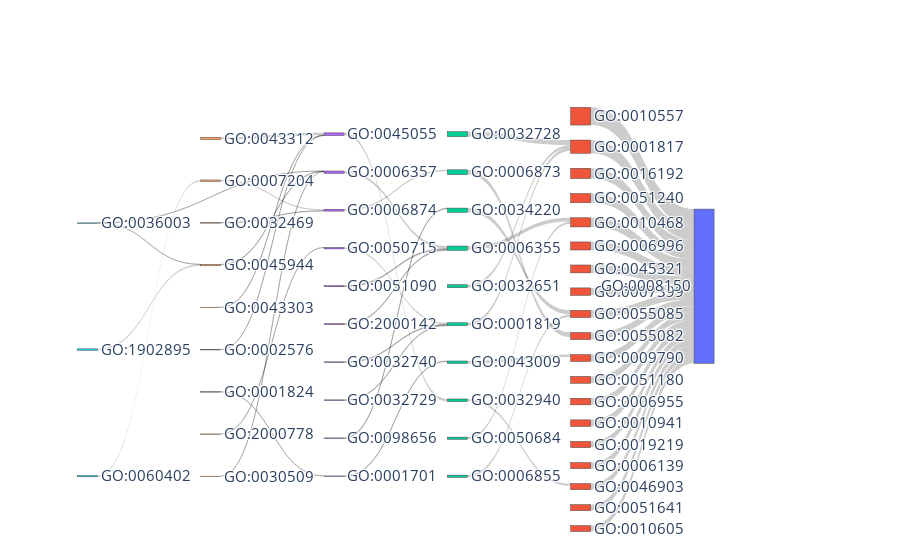

The cell this chart's notebook holds for it:
### Code cell
brca_sankey = plot_sankey(sankey_value_tracing_brca, sankey_source_tracing_brca, sankey_target_tracing_brca,
                node_label, back_tracing_color_tracing_brca, back_tracing_level_tracing_brca, positive_flow=True, go_dag=go_dag, 
                filename='Sankey_Tracing_BRCA')

### Figure 1 — Plotly figure (JSON) as saved in the notebook; plotly's stock layout.template omitted (floating-point values rounded to 4 significant figures)
{"data": [{"arrangement": "snap", "link": {"source": [0, 1, 2, 3, 4, 5, 6, 7, 8, 9, 10, 11, 12, 13, 14, 15, 16, 17, 18, 19, 20, 21, 22, 23, 24, 25, 26, 27, 28, 29, 30, 31, 32, 33, 34, 35, 36, 37, 38, 39, 40, 41, 42, 43, 44, 45, 46, 47, 48, 49, 50, 48], "target": [51, 51, 51, 51, 51, 51, 51, 51, 51, 51, 51, 51, 51, 51, 51, 51, 51, 51, 51, 1, 9, 8, 4, 1, 1, 10, 16, 4, 8, 26, 22, 20, 24, 22, 22, 24, 24, 21, 25, 29, 31, 31, 30, 29, 29, 38, 32, 30, 30, 42, 40, 42], "value": [0.05409, 0.04039, 0.03141, 0.02826, 0.02804, 0.02459, 0.02418, 0.02269, 0.02216, 0.02152, 0.02086, 0.02085, 0.0202, 0.02017, 0.01876, 0.01846, 0.01844, 0.01832, 0.01802, 0.01505, 0.0145, 0.01293, 0.01148, 0.008801, 0.008713, 0.007312, 0.006805, 0.00658, 0.006534, 0.007394, 0.007263, 0.004713, 0.004398, 0.002961, 0.002735, 0.002195, 0.002094, 0.001836, 0.001552, 0.007113, 0.004156, 0.001363, 0.00122, 0.0006441, 0.0004674, 0.0004554, 0.0001588, 0.0001444, 2.71e-06, 0.004399, 0.003721, 3.325e-06]}, "node": {"color": ["#EF553B", "#EF553B", "#EF553B", "#EF553B", "#EF553B", "#EF553B", "#EF553B", "#EF553B", "#EF553B", "#EF553B", "#EF553B", "#EF553B", "#EF553B", "#EF553B", "#EF553B", "#EF553B", "#EF553B", "#EF553B", "#EF553B", "#00CC96", "#00CC96", "#00CC96", "#00CC96", "#00CC96", "#00CC96", "#00CC96", "#00CC96", "#00CC96", "#00CC96", "#AB63FA", "#AB63FA", "#AB63FA", "#AB63FA", "#AB63FA", "#AB63FA", "#AB63FA", "#AB63FA", "#AB63FA", "#AB63FA", "#FFA15A", "#FFA15A", "#FFA15A", "#FFA15A", "#FFA15A", "#FFA15A", "#FFA15A", "#FFA15A", "#FFA15A", "#19D3F3", "#19D3F3", "#19D3F3", "#636EFA"], "customdata": ["positive regulation of macromolecule biosynthetic process", "regulation of cytokine production", "vesicle-mediated transport", "positive regulation of multicellular organismal process", "regulation of gene expression", "organelle organization", "leukocyte activation", "nervous system development", "transmembrane transport", "intracellular chemical homeostasis", "embryo development", "vitamin transport", "immune response", "GO:0010941", "regulation of nucleobase-containing compound metabolic process", "nucleobase-containing compound metabolic process", "secretion", "cellular localization", "negative regulation of macromolecule metabolic process", "positive regulation of interferon-beta production", "intracellular monoatomic ion homeostasis", "monoatomic ion transmembrane transport", "regulation of DNA-templated transcription", "regulation of interleukin-1 beta production", "positive regulation of cytokine production", "chordate embryonic development", "secretion by cell", "regulation of mRNA processing", "xenobiotic transmembrane transport", "regulated exocytosis", "regulation of transcription by RNA polymerase II", "intracellular calcium ion homeostasis", "positive regulation of cytokine production", "regulation of DNA-binding transcription factor activity", "regulation of DNA-templated transcription initiation", "positive regulation of interleukin-17 production", "positive regulation of type II interferon production", "monoatomic anion transmembrane transport", "in utero embryonic development", "neutrophil degranulation", "positive regulation of cytosolic calcium ion concentration", "endoplasmic reticulum calcium ion homeostasis", "positive regulation of transcription by RNA polymerase II", "mast cell degranulation", "platelet degranulation", "blastocyst development", "positive regulation of interleukin-6 production", "BMP signaling pathway", "GO:0036003", "positive regulation of miRNA transcription", "calcium ion transport into cytosol", "biological_process"], "hovertemplate": "%{label}: %{customdata}<extra></extra>", "label": ["GO:0010557", "GO:0001817", "GO:0016192", "GO:0051240", "GO:0010468", "GO:0006996", "GO:0045321", "GO:0007399", "GO:0055085", "GO:0055082", "GO:0009790", "GO:0051180", "GO:0006955", "GO:0010941", "GO:0019219", "GO:0006139", "GO:0046903", "GO:0051641", "GO:0010605", "GO:0032728", "GO:0006873", "GO:0034220", "GO:0006355", "GO:0032651", "GO:0001819", "GO:0043009", "GO:0032940", "GO:0050684", "GO:0006855", "GO:0045055", "GO:0006357", "GO:0006874", "GO:0050715", "GO:0051090", "GO:2000142", "GO:0032740", "GO:0032729", "GO:0098656", "GO:0001701", "GO:0043312", "GO:0007204", "GO:0032469", "GO:0045944", "GO:0043303", "GO:0002576", "GO:0001824", "GO:2000778", "GO:0030509", "GO:0036003", "GO:1902895", "GO:0060402", "GO:0008150"], "pad": 15, "thickness": 20, "x": [0.6767, 0.6767, 0.6767, 0.6767, 0.6767, 0.6767, 0.6767, 0.6767, 0.6767, 0.6767, 0.6767, 0.6767, 0.6767, 0.6767, 0.6767, 0.6767, 0.6767, 0.6767, 0.6767, 0.51, 0.51, 0.51, 0.51, 0.51, 0.51, 0.51, 0.51, 0.51, 0.51, 0.3433, 0.3433, 0.3433, 0.3433, 0.3433, 0.3433, 0.3433, 0.3433, 0.3433, 0.3433, 0.1767, 0.1767, 0.1767, 0.1767, 0.1767, 0.1767, 0.1767, 0.1767, 0.1767, 0.01, 0.01, 0.01, 0.8433], "y": [0.04263, 0.09526, 0.1479, 0.2005, 0.2532, 0.3058, 0.3584, 0.4111, 0.4637, 0.5163, 0.5689, 0.6216, 0.6742, 0.7268, 0.7795, 0.8321, 0.8847, 0.9374, 0.99, 0.09, 0.19, 0.29, 0.39, 0.49, 0.59, 0.69, 0.79, 0.89, 0.99, 0.09, 0.19, 0.29, 0.39, 0.49, 0.59, 0.69, 0.79, 0.89, 0.99, 0.1011, 0.2122, 0.3233, 0.4344, 0.5456, 0.6567, 0.7678, 0.8789, 0.99, 0.3233, 0.6567, 0.99, 0.49]}, "type": "sankey"}], "layout": {"autosize": true, "font": {"size": 15}, "hoverlabel": {"font": {"size": 15}}}}
